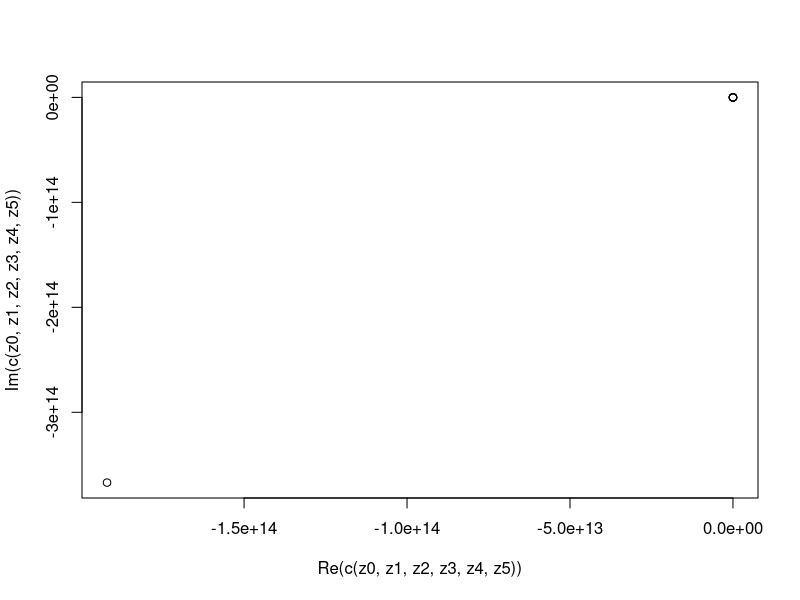
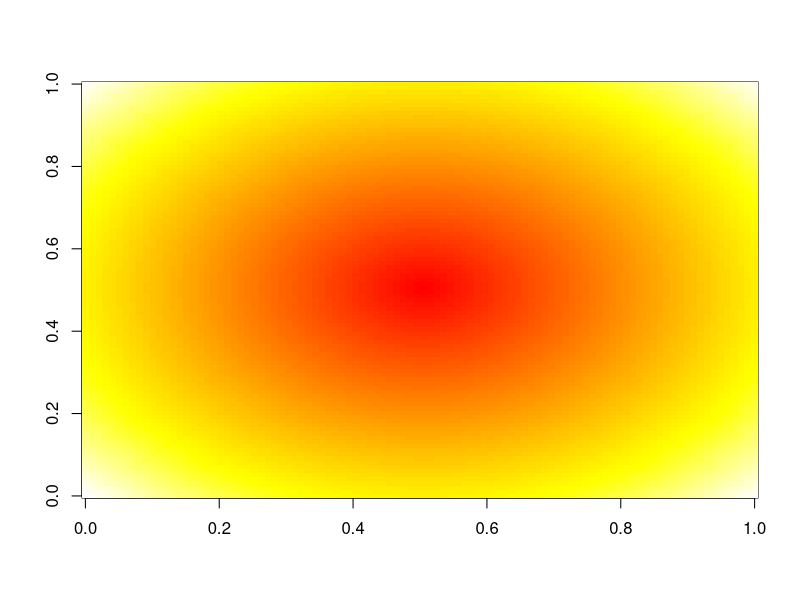
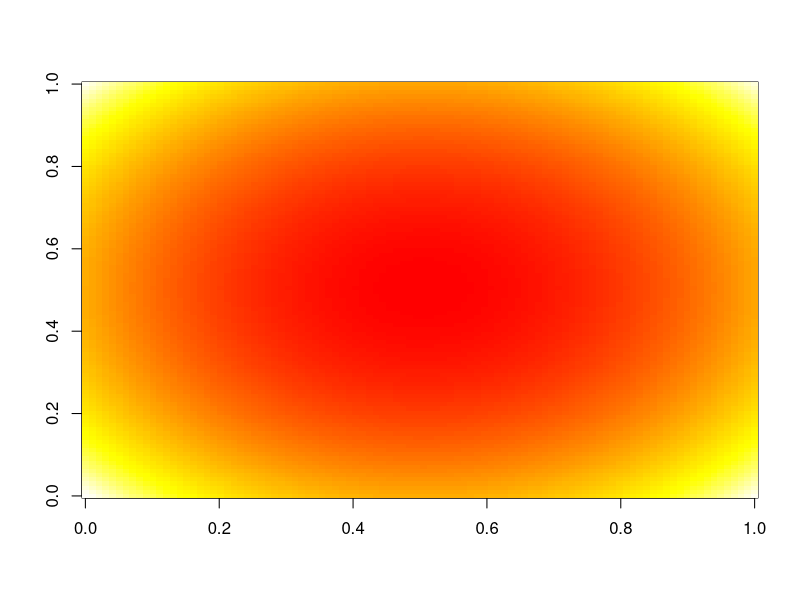
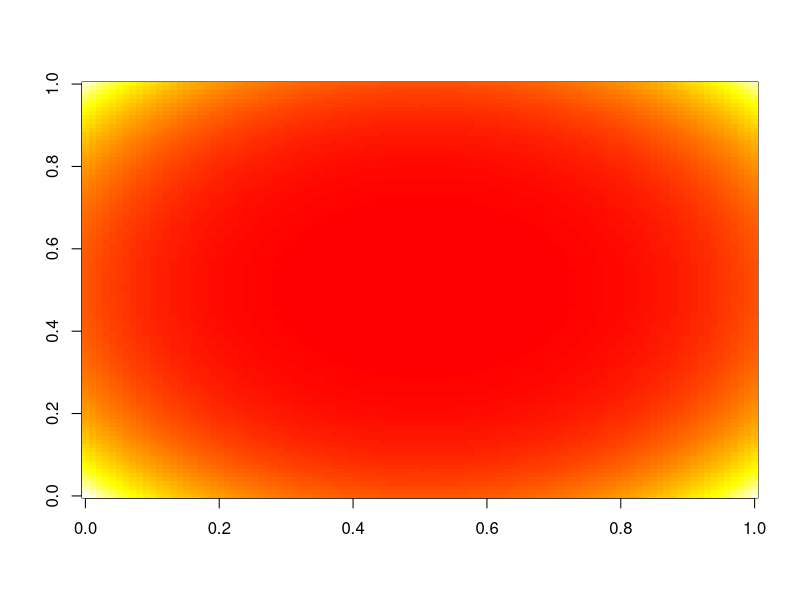

These figures' R source, in order:
#===============================#
#								#
#  Fun with the Mandelbrot Set  #
#								#
#===============================#

# Translate a complex number z -> z^2 + C
mbTrans <- function(z, C) {
	return (z^2 + C)
}

C <- 6 + 5i
z0 <- 0
z1 <- mbTrans(z0, C)
z2 <- mbTrans(z1, C)
z3 <- mbTrans(z2, C)
z4 <- mbTrans(z3, C)
z5 <- mbTrans(z4, C)

plot(c(z0, z1, z2, z3, z4, z5))

# Create a grid of coordinates over specified ranges
gridInit <- function(rMin, rMax, iMin, iMax) {
	dr <- rMax - rMin
	di <- iMax - iMin
	plane <- matrix(nrow=di, ncol=dr)
	
	for (i in 1:di) {
		for (r in 1:dr) {
			plane[i, r] <- complex(real = rMin + (r - 1), imaginary = (iMin + (i - 1)))
		}
	}
	
	plane
}

g5x5 <- gridInit(-50, 50, -50, 50)

imageable <- function(M) {
	Mr <- Re(M)
	Mi <- Im(M)
	Md <- sqrt(Mr^2 + Mi^2)
	Md
}

image(imageable(g5x5), col=heat.colors(100))

g1 <- mbTrans(g5x5, C=(0.2 - 0.01i))
image(imageable(g1), col=heat.colors(100))
g2 <- mbTrans(g1, C=(1-1i))
image(imageable(g2), col=heat.colors(100))
